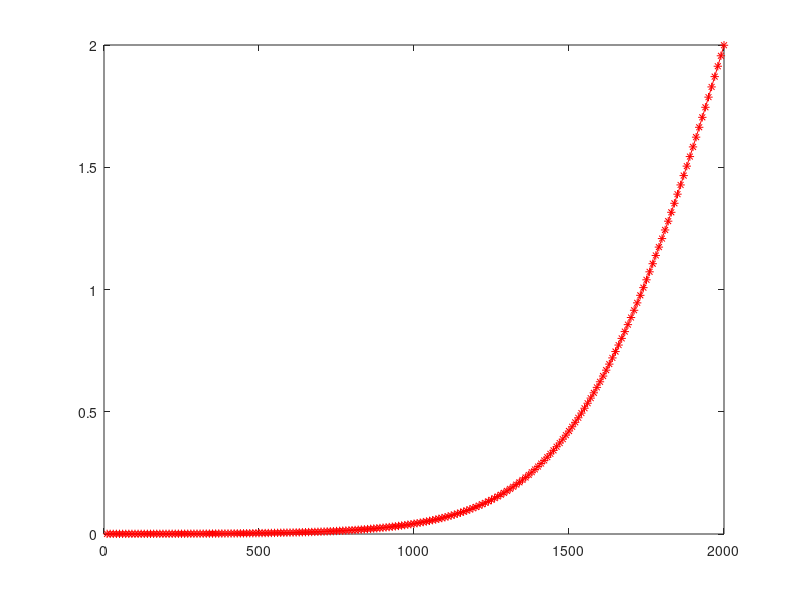

Write MATLAB code to recreate this figure.
clear;clc;
n=100;%份数
srange=7;
deltas=srange/n;
global lam2

lam2=25*10^(-6);
lamda=sqrt(lam2);

%画F-s0
% for j=2:2
%     L=500*j;
%     %变化s0，得到F-s0图
%     for i=1:n
%         ns0(i)=1-exp(-i*deltas);
%         buns0(i)=sqrt(1-ns0(i)^2);
%         Fs0(i)=ns0(i)*buns0(i)*sinh(lamda*L*buns0(i))/(1+ns0(i)*cosh(lamda*L*buns0(i)));
%          sL(i)=log((ns0(i)*cosh(lamda*L*buns0(i))+1)/(1-ns0(i)^2));
%     end
% 
%     plot((1:n)*deltas, Fs0, 'b-');
%      plot((1:n)*deltas, sL, 'r-');
%     hold on;
% end

%画F-sL
% for j=2 %变j可以得系列F-s0图,j=1:*
%     L=0.5*j;
%     %变化s0，得到F-s0图
%     for i=1:n
%         ns0(i)=1-exp(-i*deltas);
%         buns0(i)=sqrt(1-ns0(i)^2);
%         sL(i)=log((ns0(i)*cosh(lamda*L*buns0(i))+1)/(1-ns0(i)^2));
%         Fs0(i)=ns0(i)*buns0(i)*sinh(lamda*L*buns0(i))/(1+ns0(i)*cosh(lamda*L*buns0(i)));
%     end
% 
%     plot(sL, Fs0, 'r-');
%     hold on;
% end
% sL=sL';Fs0=Fs0';
% %画sx分布
s0=0.000579616686757801;
ns0=1-exp(-s0);
buns0=sqrt(1-ns0^2);
deltax=10;
for i=1:200
     sl(i)=log((ns0*cosh(lamda*deltax*i*buns0)+1)/(1-ns0^2));
end
 plot(deltax:deltax:2000, sl, 'r*-');

 show=[deltax:deltax:2000;sl]';
